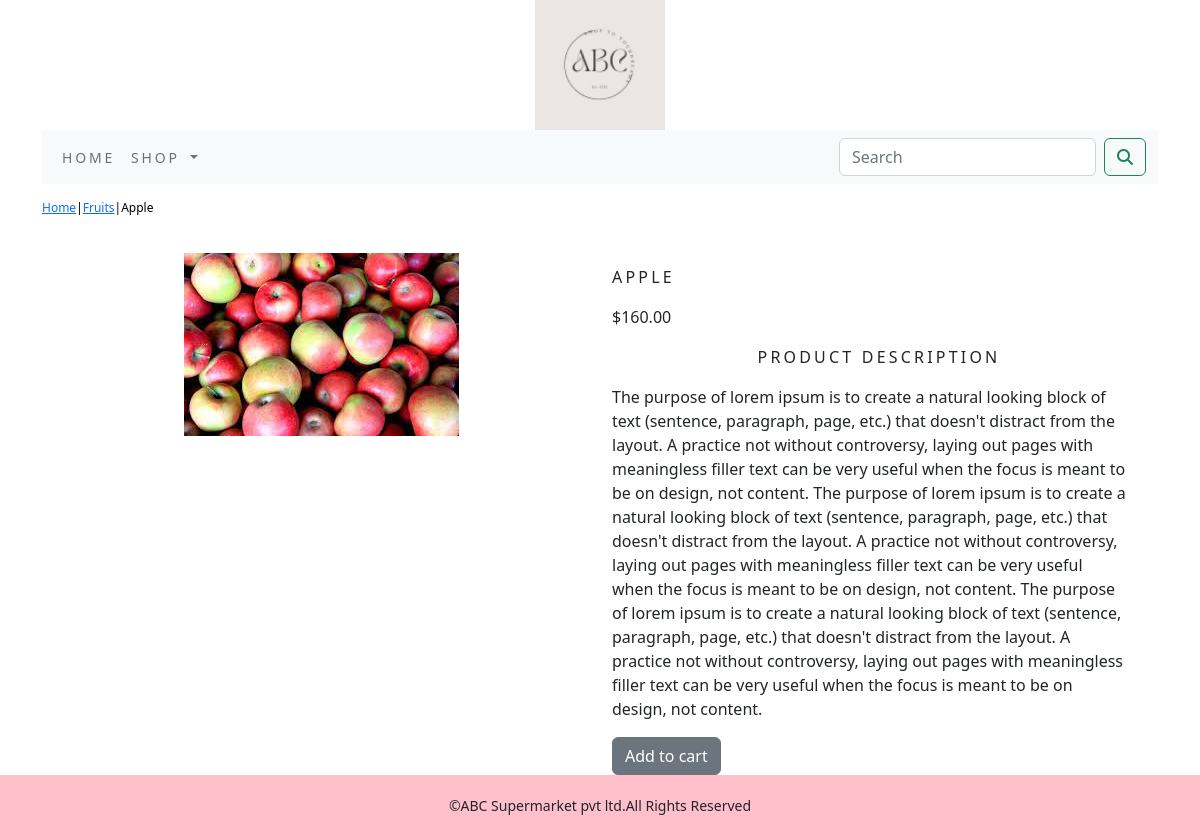
Page /shop/fruits/apple on the committed database.
### shop/models.py (models this page shows, shortened)
class Product(models.Model):
    name = models.CharField(max_length=250, unique=True)
    slug = models.SlugField(max_length=250, unique=True)
    description = models.TextField(blank=True)
    price=models.DecimalField(max_digits=10,decimal_places=2)
    category=models.ForeignKey(Category,on_delete=models.CASCADE)
    image = models.ImageField(upload_to='product', blank=True)
    stock=models.IntegerField()
    available=models.BooleanField(default=True)
    created=models.DateTimeField(auto_now_add=True)
    updated=models.DateTimeField(auto_now=True)
    def get_url(self):
        return reverse('shop:prodCatdetail',args=[self.category.slug,self.slug])
    class Meta:
        ordering=('name',)
        verbose_name='product'
        verbose_name_plural='products'

class Category(models.Model):
    name=models.CharField(max_length=250,unique=True)
    slug=models.SlugField(max_length=250,unique=True)
    description=models.TextField(blank=True)
    image=models.ImageField(upload_to='category',blank=True)
    class Meta:
        ordering=('name',)
        verbose_name='category'
        verbose_name_plural='categories'
    def get_url(self):
        return reverse('shop:products_by_category',args=[self.slug])
    def __str__(self):
        return '{}'.format(self.name)

### shop/views.py (the view)
# urls.py: path('<slug:c_slug>/<slug:product_slug>',views.ProDetail,name='prodCatdetail'),
def ProDetail(request,c_slug,product_slug):
    try:
        products=Product.objects.get(category__slug=c_slug,slug=product_slug)
    except Exception as e:
        raise e
    return render(request,'product.html',{'products':products})

### cartapp/context_processors.py (called while the page is built)
def counter(request):
    item_count=0
    if 'admin' in request.path:
        return {}
    else:
        try:
            cart=Cart.objects.filter(cart_id=_cart_id(request))
            cart_items=CartItem.objects.all().filter(cart=cart[:1])
            for cart_item in cart_items:
                item_count += cart_item.quantity
        except Cart.DoesNotExist:
            item_count = 0
    return dict(item_count=item_count)

### cartapp/views.py (called while the page is built)
def _cart_id(request):
    cart=request.session.session_key
    if not cart:
        cart=request.session.create()
    return cart

### shop/context_processors.py (called while the page is built)
def menu_links(request):
    links=Category.objects.all()
    return dict(links=links)

### template/product.html (shortened to what this page needs)
{% extends 'base.html' %}
{% load static %}
{% block content %}
<div class="row my_prod_row_class">
    <div class="mx_auto">
        <p>
            <a href="{% url 'shop:allproductcat' %}">Home</a>|<a href="{{product.category.get_url}}">{{products.category}}</a>|{{products.name}}
        </p>
    </div>
</div>
<div class="container">
<div class="row">
        <div class="col-12 col-sm-12 col-md-12 col-lg-6 text-center">
            <div style="min-width:18rem">
                <a href="{{products.get_url}}"><img src="{{products.image.url}}" alt="{{products.name}}"></a>
            </div>
        </div>
                <div class="col-12 col-sm-12 col-md-12 col-lg-6">
                    <div>
                        <h1 class="my_prod_title">{{products.name}}</h1>
                        <p>${{products.price}}</p>
                        <p class="my_title"> Product Description</p>
                        <p class="text-justify my_prod_text">{{products.description}}</p>
                        {% if products.stock <= 0 %}
                        <p class="text-justify my_prod_text"><b> out of stock</b></p>
                        {% else %}
                        <a  class="btn btn-secondary"  href="{% url 'cartapp:add_cart' products.id %}">Add to cart</a>
                        {% endif %}
                    </div>
                </div>
</div>
</div>
{% endblock %}

### static/css/custom.css (style rules this page uses)
body { font-family:'Roboto', sans-serif; }
.my_title { text-align: center; font-size:16px; text-transform:uppercase; letter-spacing:.2em; }
.my_prod_row_class { padding-top:15px; padding-bottom:20px; }
.my_prod_row_class .mx_auto { color:#000; font-size:12px; text-decoration:none; }
.my_prod_title { font-size:16px; text-transform:uppercase; letter-spacing:.2em; padding-top:15px; padding-bottom:10px; }
.my_prod_text { padding-right:20px; }

### rows in the picture
Product: category "Fruits", name "Apple", image (picture), name "APPLE", price "160.00", description "The purpose of lorem ipsum is to create a natural looking block of text (sentence, paragraph, page, etc.) that doesn't distract from the layout. A practice not without controversy, laying out pages with meaningless filler text can be very useful when the focus is meant to be on design, not content. The purpose of lorem ipsum is to create a natural looking block of text (sentence, paragraph, page, etc.) that doesn't distract from the layout. A practice not without controversy, laying out pages with meaningless filler text can be very useful when the focus is meant to be on design, not content. The purpose of lorem ipsum is to create a natural looking block of text (sentence, paragraph, page,…"
